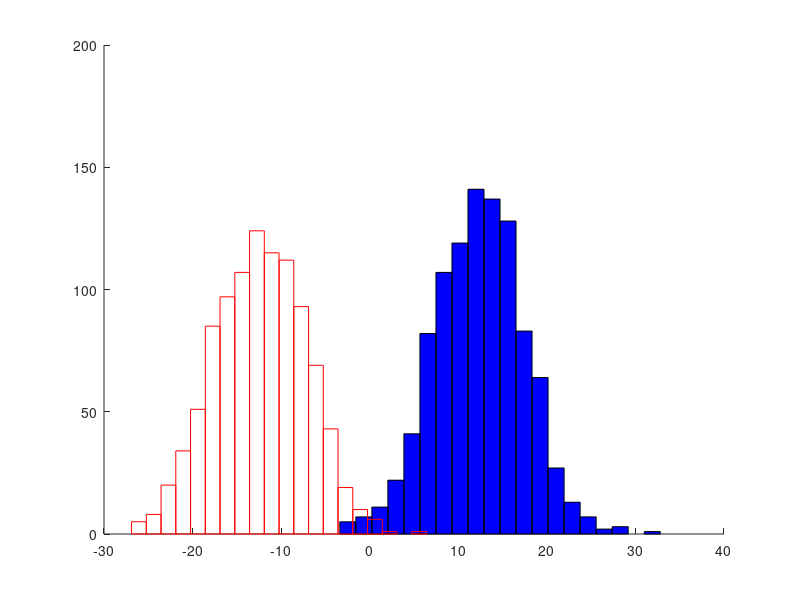

The MATLAB script that drew this image: (Note: this script raises an error after producing the figure.)
% rd_simLogLikelihoodConfidence.m

%% setup
mu = 5;
sigma = 1;
n = 1000;

s1 = mu/2;
s2 = -mu/2;

%% simulate x
% x (the sensory measurement) is a normal random variable with mean s1 or
% s2 (=+/-mu/2) and standard deviation sigma
% x|s1
x1 = normrnd(s1, sigma, n, 1);
x2 = normrnd(s2, sigma, n, 1);

x = [x1; x2];

%% calculate d
d1 = (x1*mu)/sigma^2;
d2 = (x2*mu)/sigma^2;

d = (x*mu)/sigma^2;

%% calculate confidence
conf1 = 1./(1+exp(-abs(d1)));
conf2 = 1./(1+exp(-abs(d2)));

conf = 1./(1+exp(-abs(d)));

%% d criteria
c = 0.5;
d1c = prctile(d1,c*100);
d2c = prctile(d2,c*100);

%% plots
% figure
% hist(d, 20)
% xlabel('d')
% ylabel('number of trials')
% title(sprintf('mu = %d, sigma = %1.1f', mu, sigma))

figure
hold on
hist(d1, 20)
hist(d2, 20)
hh = get(gca,'child');
set(hh(1),'FaceColor','none','EdgeColor','r');
set(hh(2),'FaceColor','b','EdgeColor','k');
ph = plot_vertical_line([d1c 0 d2c],[.5 .5 .5]);
set(ph,'LineWidth',2)
xlabel('d')
ylabel('number of trials')
title(sprintf('mu = %d, sigma = %1.1f', mu, sigma))

% figure
% hist(conf)
% xlabel('confidence')
% ylabel('number of trials')

figure
hold on
hist(conf1, 20)
hist(-conf2, 20)
hh = get(gca,'child');
set(hh(1),'FaceColor','none','EdgeColor','r');
set(hh(2),'FaceColor','b','EdgeColor','k');
% ph = plot_vertical_line([d1c 0 d2c],[.5 .5 .5]);
set(ph,'LineWidth',2)
xlabel('confidence')
ylabel('number of trials')
title(sprintf('mu = %d, sigma = %1.1f', mu, sigma))

% another way to do hist colors
% [nb1,xb1] = hist(d1, 20);
% bh1 = bar(xb1,nb1);
% [nb2,xb2] = hist(d2, 20);
% bh2 = bar(xb2,nb2);
% set(bh2,'facecolor',[0 1 0]);
